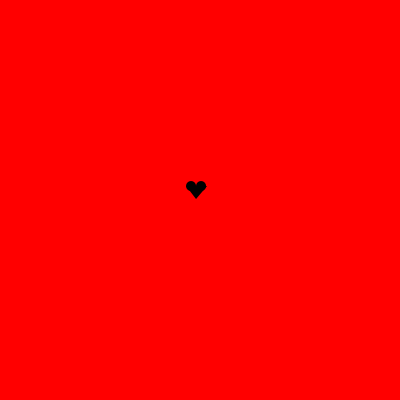
Frame 1 (no input)
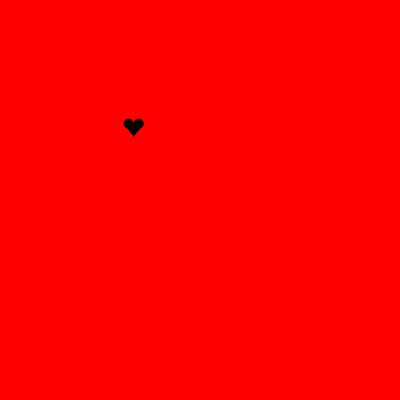
Frame 60 (the mouse pressed at the canvas centre just before this capture)
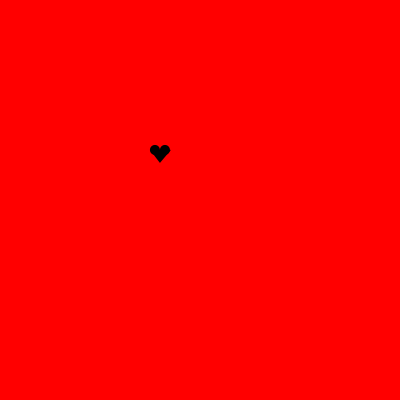
Frame 120 (the mouse held since frame 60 and released just before this capture)

The Processing sketch that drew these frames (run headless with seeded random() and noise(); from frame 60 on, the mouse is pressed at the canvas centre):

// Processing sketch: processing_7030
// ── processing_7030.pde

void setup (){ 
  size (400,400); 
} 
 
 
float pin = 0.0; 
void draw()  
{ 
  background(255,0,0); 
  pin = pin + .02; 
  float n = noise(pin) * 300;           

 
  fill(0);  
  noStroke ();  
  fill (0);  
  ellipse(10+n,5+n,10,10);  
  noStroke();  
  fill(0);  
  ellipse(20+n,5+n,10,10);  
  noStroke();  
  fill(0);  
  triangle(15+n,18+n,26+n,5+n,5+n,5+n);  
} 
 
